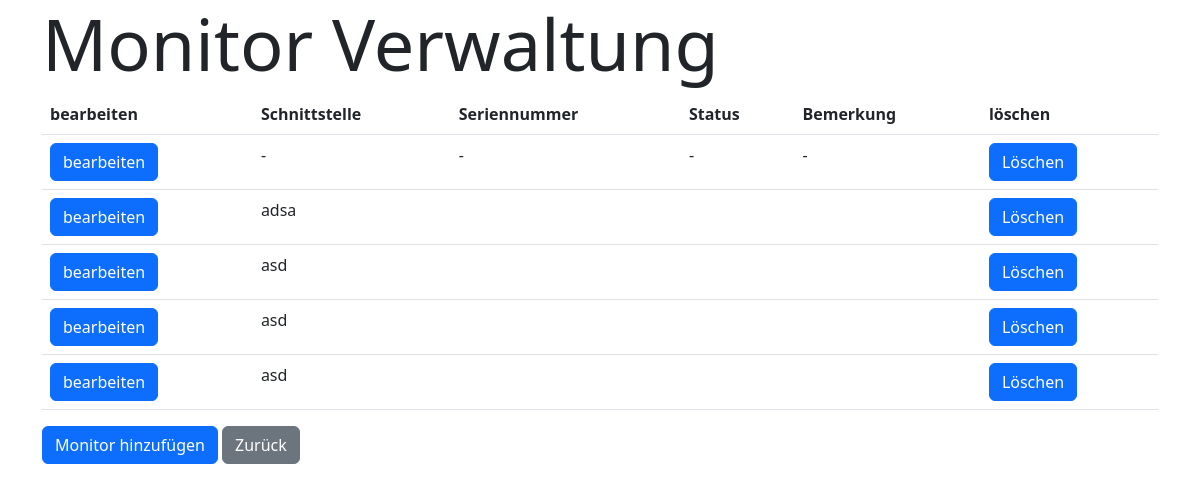
The app's page /itinventory/monitors/ (signed in), older data.
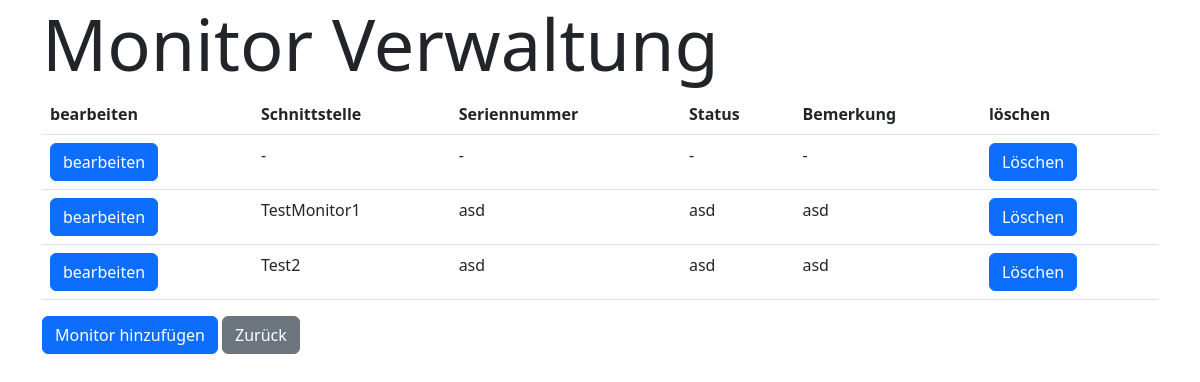
The same page, newer data.
### itinventory/models.py (models this page shows)
class Monitor(models.Model):
    schnittstelle = models.CharField(max_length=255)
    serialnummer = models.CharField(max_length=55,default=None, null=True, blank=True)
    bemaerkung = models.CharField(max_length=300,default=None, null=True, blank=True)
    status = models.CharField(max_length=100,default=None, null=True, blank=True)

### itinventory/views.py (the view)
# urls.py: path('monitors/', views.monitors, name='monitors'),
@login_required
def monitors(request):
    myMonitors = Monitor.objects.all().values()
    template = loader.get_template('monitors.html')
    context = {
        'myMonitors': myMonitors
    }
    return HttpResponse(template.render(context, request))

### itinventory/templates/monitors.html (shortened to what this page needs)
<!doctype html>
<html lang="en">
  <head>
    <link href="https://cdn.jsdelivr.net/npm/bootstrap@5.2.2/dist/css/bootstrap.min.css" rel="stylesheet">
    <link rel="icon" href="https://usercontent.one/wp/www.qa-rheinruhr.de/wp-content/uploads/favicon.png" sizes="32x32">  </head>
  <body>
    <div class="container" >
        <div class="row">
            <div class="col-12">
              <h1 class="display-2">Monitor Verwaltung</h1>
              <form action="/itinventory/addplatz/addplatzRecord/" method="post">
                <div class="table-responsive">
                <table class="table">
                  <tr>
                    <th>bearbeiten</th>
                    <th>Schnittstelle</th>
                    <th>Seriennummer</th>
                    <th>Status</th>
                    <th>Bemerkung</th>
                    <th>löschen</th>
                  </tr>
                  {% for x in myMonitors %}
                  <tr>
                    <td><a href="/itinventory/updateMONITOR/{{ x.id }}" class="btn btn-primary">bearbeiten</a></td>
                    <td>{{ x.schnittstelle }}</td>
                    <td>{{ x.serialnummer }}</td>
                    <td>{{ x.status }}</td>
                    <td>{{ x.bemaerkung }}</td>
                    <td>
                      <button type="button" class="btn btn-primary" data-bs-toggle="modal" data-bs-target="#exampleModal{{ x.id }}">
                        Löschen
                      </button>
                    </td>
                </tr>
                {% endfor %}
                </table>
              </div>
                <a href="/itinventory/addMONITOR/" class="btn btn-primary">Monitor hinzufügen</a>
                <a href="/itinventory/" class="btn btn-secondary">Zurück</a>
              </form>
            </div>
        </div>
    </div>
  </body>
</html>

Row changes from the older to the newer data that the page shows:
removed Monitor: schnittstelle "adsa"
removed Monitor: schnittstelle "asd"
removed Monitor: schnittstelle "asd"
removed Monitor: schnittstelle "asd"
added Monitor: schnittstelle "TestMonitor1", serialnummer "asd", status "asd", bemaerkung "asd"
added Monitor: schnittstelle "Test2", serialnummer "asd", status "asd", bemaerkung "asd"
